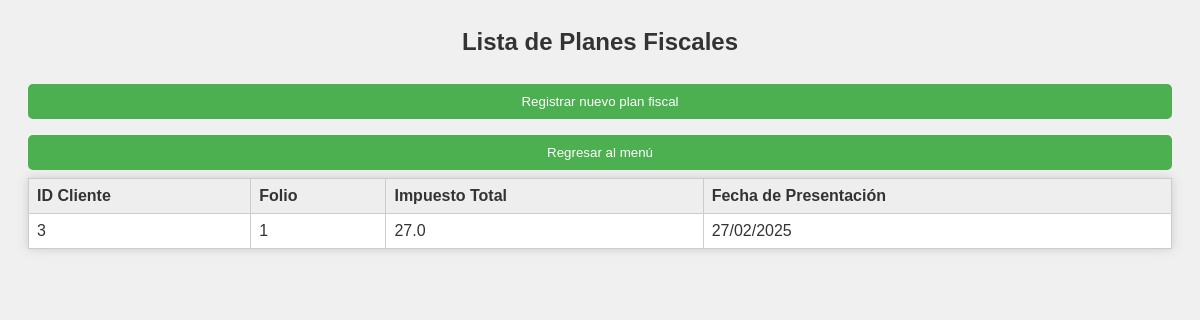
The app's page /planes_fiscales with its own data.
### tables this page shows
CREATE TABLE "CRyTP" (
    "id_CRyTP" INTEGER,
    "id_client" INTEGER,
    "id_taxplanning" INTEGER,
    PRIMARY KEY("id_CRyTP"),
    CONSTRAINT "fk_id_client" FOREIGN KEY("id_client") REFERENCES "ClientRegister"("id_client"),
    CONSTRAINT "fk_id_taxplanning" FOREIGN KEY("id_taxplanning") REFERENCES "TaxPlanning"("id_taxplanning")
);

CREATE TABLE "TaxPlanning" ("id_taxplanning" INTEGER, "id_client" INTEGER, "total_tax" REAL, "submission_date" TEXT, PRIMARY KEY("id_taxplanning"), CONSTRAINT "fk_id_client" FOREIGN KEY("id_client") REFERENCES "ClientRegister"("id_client"));

### Despacho_Contable_Web.py (the view)
@app.route("/planes_fiscales", methods=['GET', 'POST'])
def mostrar_planes_fiscales():
    conexion = sqlite3.connect('database.db')
    cursor = conexion.cursor()
    cursor.execute("""
        SELECT CRyTP.id_client, TaxPlanning.id_taxplanning, TaxPlanning.total_tax, TaxPlanning.submission_date
        FROM TaxPlanning
        JOIN CRyTP ON TaxPlanning.id_taxplanning = CRyTP.id_taxplanning
    """)
    planes = cursor.fetchall()
    conexion.close()
    return render_template("planes_fiscales.html", planes=planes)

### templates/planes_fiscales.html (shortened to what this page needs)
<html lang="es">
<head>
    <link rel="stylesheet" href="{{ url_for('static', filename='CSS/Styles.css') }}">
</head>
<body>
    <h2>Lista de Planes Fiscales</h2>
    <a href="{{ url_for('registrar_plan_fiscal') }}">
        <button type="button" class="boton-menu">Registrar nuevo plan fiscal</button>
    </a>
    <a href="{{ url_for('menu_principal') }}">
        <button type="button" class="boton-menu">Regresar al menú</button>
    </a>
    <table>
        <thead>
            <tr>
                <th>ID Cliente</th>
                <th>Folio</th>
                <th>Impuesto Total</th>
                <th>Fecha de Presentación</th>
            </tr>
        </thead>
        {% for plan in planes %}
        <tr>
            <td>{{ plan[0] }}</td>
            <td>{{ plan[1] }}</td>
            <td>{{ plan[2] }}</td>
            <td>{{ plan[3] }}</td>
        </tr>
        {% endfor %}
    </table>
</body>
</html>

### static/CSS/Styles.css (style rules this page uses)
body { font-family: Arial, sans-serif; padding: 20px; background-color: #f0f0f0; color: #333; }
h1, h2, h3 { text-align: center; color: #333; }
input, select, textarea, button { width: 100%; padding: 10px; margin: 8px 0; border: 1px solid #ccc; border-radius: 5px; box-sizing: border-box; }
button { background-color: #4CAF50; color: white; border: none; cursor: pointer; }
a { color: #007BFF; text-decoration: none; }
table { width: 100%; margin: auto; border-collapse: collapse; background: white; box-shadow: 0 0 10px #ccc; }
th, td { padding: 8px; border: 1px solid #ccc; text-align: left; }
th { background: #eee; }

### records on screen
CRyTP: id_client "3", id_taxplanning "1", total_tax "27.0", submission_date "27/02/2025"
